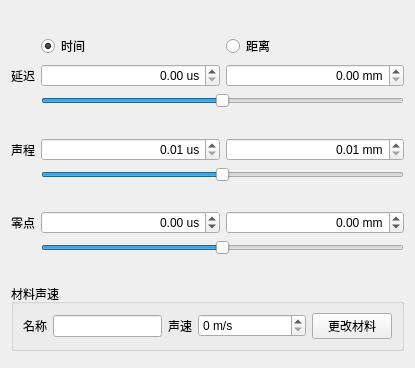
<?xml version="1.0" encoding="UTF-8"?>
<ui version="4.0">
 <class>PanelUTSetupTimebase</class>
 <widget class="QWidget" name="PanelUTSetupTimebase">
  <property name="geometry">
   <rect>
    <x>0</x>
    <y>0</y>
    <width>415</width>
    <height>368</height>
   </rect>
  </property>
  <property name="windowTitle">
   <string>时基设置</string>
  </property>
  <layout class="QGridLayout" name="gridLayout" columnstretch="0,1,1">
   <item row="0" column="1">
    <spacer name="verticalSpacer_5">
     <property name="orientation">
      <enum>Qt::Vertical</enum>
     </property>
     <property name="sizeHint" stdset="0">
      <size>
       <width>0</width>
       <height>0</height>
      </size>
     </property>
    </spacer>
   </item>
   <item row="1" column="1">
    <widget class="QRadioButton" name="preferTime">
     <property name="text">
      <string>时间</string>
     </property>
     <property name="checked">
      <bool>true</bool>
     </property>
    </widget>
   </item>
   <item row="1" column="2">
    <widget class="QRadioButton" name="preferDistance">
     <property name="text">
      <string>距离</string>
     </property>
    </widget>
   </item>
   <item row="2" column="0">
    <widget class="QLabel" name="labelDelay">
     <property name="text">
      <string>延迟</string>
     </property>
    </widget>
   </item>
   <item row="5" column="1">
    <widget class="QDoubleSpinBox" name="rangeTime">
     <property name="alignment">
      <set>Qt::AlignRight|Qt::AlignTrailing|Qt::AlignVCenter</set>
     </property>
     <property name="keyboardTracking">
      <bool>false</bool>
     </property>
     <property name="suffix">
      <string> us</string>
     </property>
     <property name="minimum">
      <double>0.010000000000000</double>
     </property>
     <property name="maximum">
      <double>99999.990000000005239</double>
     </property>
    </widget>
   </item>
   <item row="4" column="1">
    <spacer name="verticalSpacer">
     <property name="orientation">
      <enum>Qt::Vertical</enum>
     </property>
     <property name="sizeHint" stdset="0">
      <size>
       <width>0</width>
       <height>0</height>
      </size>
     </property>
    </spacer>
   </item>
   <item row="3" column="1" colspan="2">
    <widget class="QSlider" name="delaySlider">
     <property name="minimum">
      <number>-100</number>
     </property>
     <property name="maximum">
      <number>100</number>
     </property>
     <property name="orientation">
      <enum>Qt::Horizontal</enum>
     </property>
    </widget>
   </item>
   <item row="6" column="1" colspan="2">
    <widget class="QSlider" name="rangeSlider">
     <property name="minimum">
      <number>-100</number>
     </property>
     <property name="maximum">
      <number>100</number>
     </property>
     <property name="orientation">
      <enum>Qt::Horizontal</enum>
     </property>
    </widget>
   </item>
   <item row="8" column="2">
    <widget class="QDoubleSpinBox" name="zeroDistance">
     <property name="alignment">
      <set>Qt::AlignRight|Qt::AlignTrailing|Qt::AlignVCenter</set>
     </property>
     <property name="keyboardTracking">
      <bool>false</bool>
     </property>
     <property name="suffix">
      <string> mm</string>
     </property>
     <property name="minimum">
      <double>-99990000.000000000000000</double>
     </property>
     <property name="maximum">
      <double>99990000.000000000000000</double>
     </property>
    </widget>
   </item>
   <item row="2" column="2">
    <widget class="QDoubleSpinBox" name="delayDistance">
     <property name="alignment">
      <set>Qt::AlignRight|Qt::AlignTrailing|Qt::AlignVCenter</set>
     </property>
     <property name="keyboardTracking">
      <bool>false</bool>
     </property>
     <property name="suffix">
      <string> mm</string>
     </property>
     <property name="minimum">
      <double>0.000000000000000</double>
     </property>
     <property name="maximum">
      <double>99999.990000000005239</double>
     </property>
    </widget>
   </item>
   <item row="8" column="1">
    <widget class="QDoubleSpinBox" name="zeroTime">
     <property name="alignment">
      <set>Qt::AlignRight|Qt::AlignTrailing|Qt::AlignVCenter</set>
     </property>
     <property name="keyboardTracking">
      <bool>false</bool>
     </property>
     <property name="suffix">
      <string> us</string>
     </property>
     <property name="minimum">
      <double>-99990000.000000000000000</double>
     </property>
     <property name="maximum">
      <double>99990000.000000000000000</double>
     </property>
    </widget>
   </item>
   <item row="10" column="1">
    <spacer name="verticalSpacer_3">
     <property name="orientation">
      <enum>Qt::Vertical</enum>
     </property>
     <property name="sizeHint" stdset="0">
      <size>
       <width>0</width>
       <height>0</height>
      </size>
     </property>
    </spacer>
   </item>
   <item row="5" column="0">
    <widget class="QLabel" name="labelRange">
     <property name="text">
      <string>声程</string>
     </property>
    </widget>
   </item>
   <item row="7" column="1">
    <spacer name="verticalSpacer_2">
     <property name="orientation">
      <enum>Qt::Vertical</enum>
     </property>
     <property name="sizeHint" stdset="0">
      <size>
       <width>0</width>
       <height>0</height>
      </size>
     </property>
    </spacer>
   </item>
   <item row="2" column="1">
    <widget class="QDoubleSpinBox" name="delayTime">
     <property name="alignment">
      <set>Qt::AlignRight|Qt::AlignTrailing|Qt::AlignVCenter</set>
     </property>
     <property name="keyboardTracking">
      <bool>false</bool>
     </property>
     <property name="suffix">
      <string> us</string>
     </property>
     <property name="minimum">
      <double>0.000000000000000</double>
     </property>
     <property name="maximum">
      <double>99999.990000000005239</double>
     </property>
    </widget>
   </item>
   <item row="8" column="0">
    <widget class="QLabel" name="label">
     <property name="text">
      <string>零点</string>
     </property>
    </widget>
   </item>
   <item row="9" column="1" colspan="2">
    <widget class="QSlider" name="zeroSlider">
     <property name="minimum">
      <number>-100</number>
     </property>
     <property name="maximum">
      <number>100</number>
     </property>
     <property name="orientation">
      <enum>Qt::Horizontal</enum>
     </property>
    </widget>
   </item>
   <item row="5" column="2">
    <widget class="QDoubleSpinBox" name="rangeDistance">
     <property name="alignment">
      <set>Qt::AlignRight|Qt::AlignTrailing|Qt::AlignVCenter</set>
     </property>
     <property name="keyboardTracking">
      <bool>false</bool>
     </property>
     <property name="suffix">
      <string> mm</string>
     </property>
     <property name="minimum">
      <double>0.010000000000000</double>
     </property>
     <property name="maximum">
      <double>99999.990000000005239</double>
     </property>
    </widget>
   </item>
   <item row="11" column="0" colspan="3">
    <widget class="QGroupBox" name="materialGroup">
     <property name="title">
      <string>材料声速</string>
     </property>
     <layout class="QHBoxLayout" name="horizontalLayout_2">
      <item>
       <widget class="QLabel" name="labelMaterialName">
        <property name="text">
         <string>名称</string>
        </property>
       </widget>
      </item>
      <item>
       <widget class="QLineEdit" name="materialName">
        <property name="sizePolicy">
         <sizepolicy hsizetype="Expanding" vsizetype="Fixed">
          <horstretch>1</horstretch>
          <verstretch>0</verstretch>
         </sizepolicy>
        </property>
        <property name="readOnly">
         <bool>true</bool>
        </property>
       </widget>
      </item>
      <item>
       <widget class="QLabel" name="labelMaterialSpeed">
        <property name="text">
         <string>声速</string>
        </property>
       </widget>
      </item>
      <item>
       <widget class="QDoubleSpinBox" name="materialSpeed">
        <property name="enabled">
         <bool>true</bool>
        </property>
        <property name="sizePolicy">
         <sizepolicy hsizetype="Expanding" vsizetype="Fixed">
          <horstretch>1</horstretch>
          <verstretch>0</verstretch>
         </sizepolicy>
        </property>
        <property name="suffix">
         <string> m/s</string>
        </property>
        <property name="decimals">
         <number>0</number>
        </property>
        <property name="maximum">
         <double>100000.000000000000000</double>
        </property>
       </widget>
      </item>
      <item>
       <widget class="QPushButton" name="changeMaterial">
        <property name="sizePolicy">
         <sizepolicy hsizetype="MinimumExpanding" vsizetype="Fixed">
          <horstretch>0</horstretch>
          <verstretch>0</verstretch>
         </sizepolicy>
        </property>
        <property name="text">
         <string>更改材料</string>
        </property>
       </widget>
      </item>
     </layout>
    </widget>
   </item>
   <item row="12" column="0" colspan="3">
    <widget class="PanelUTSetupSurfaceTracing" name="surfaceTracing" native="true"/>
   </item>
  </layout>
 </widget>
 <customwidgets>
  <customwidget>
   <class>PanelUTSetupSurfaceTracing</class>
   <extends>QWidget</extends>
   <header>Waveform/PanelUTSetupSurfaceTracing.h</header>
   <container>1</container>
  </customwidget>
 </customwidgets>
 <resources/>
 <connections/>
</ui>
